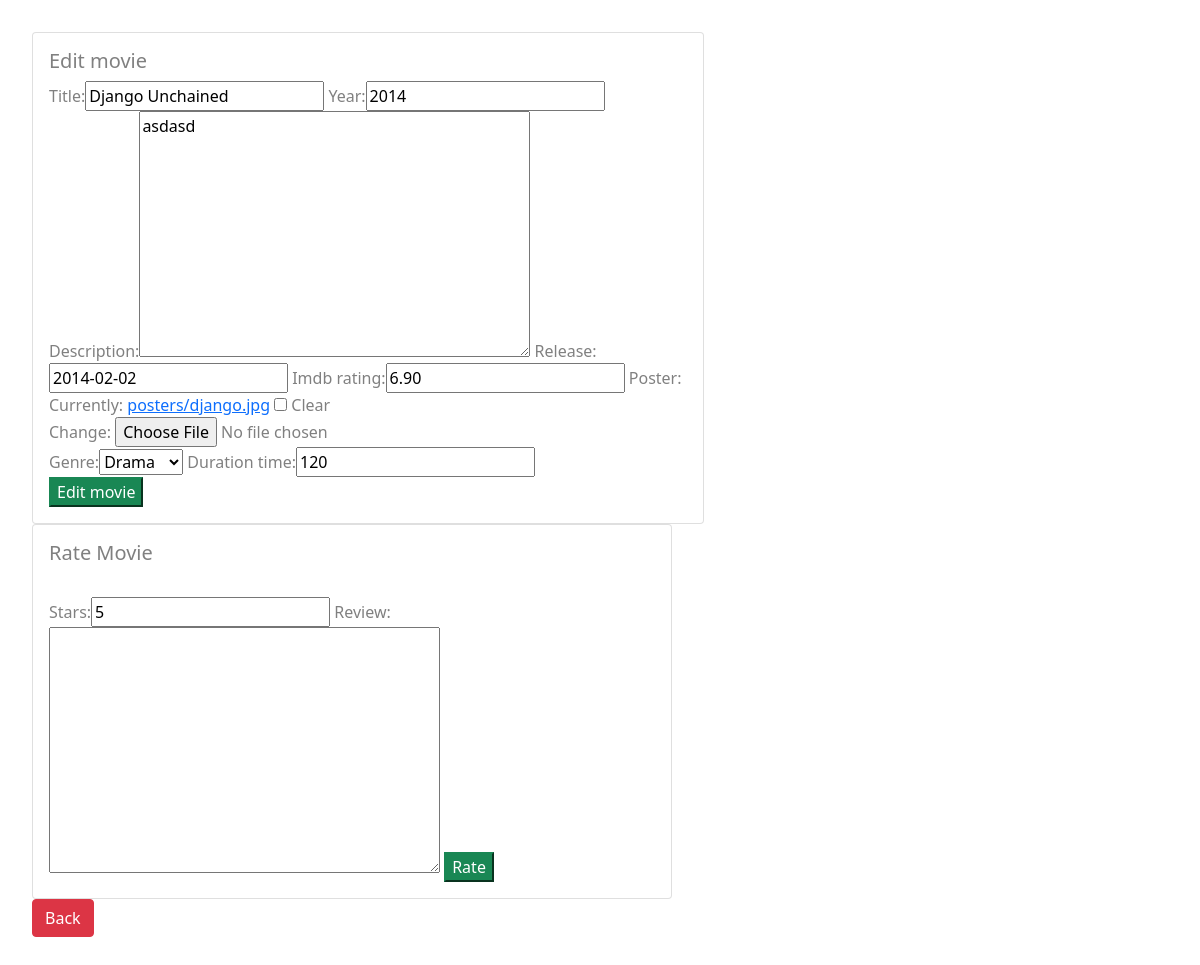
The app's page /films/edit/5/ (signed in), older data.
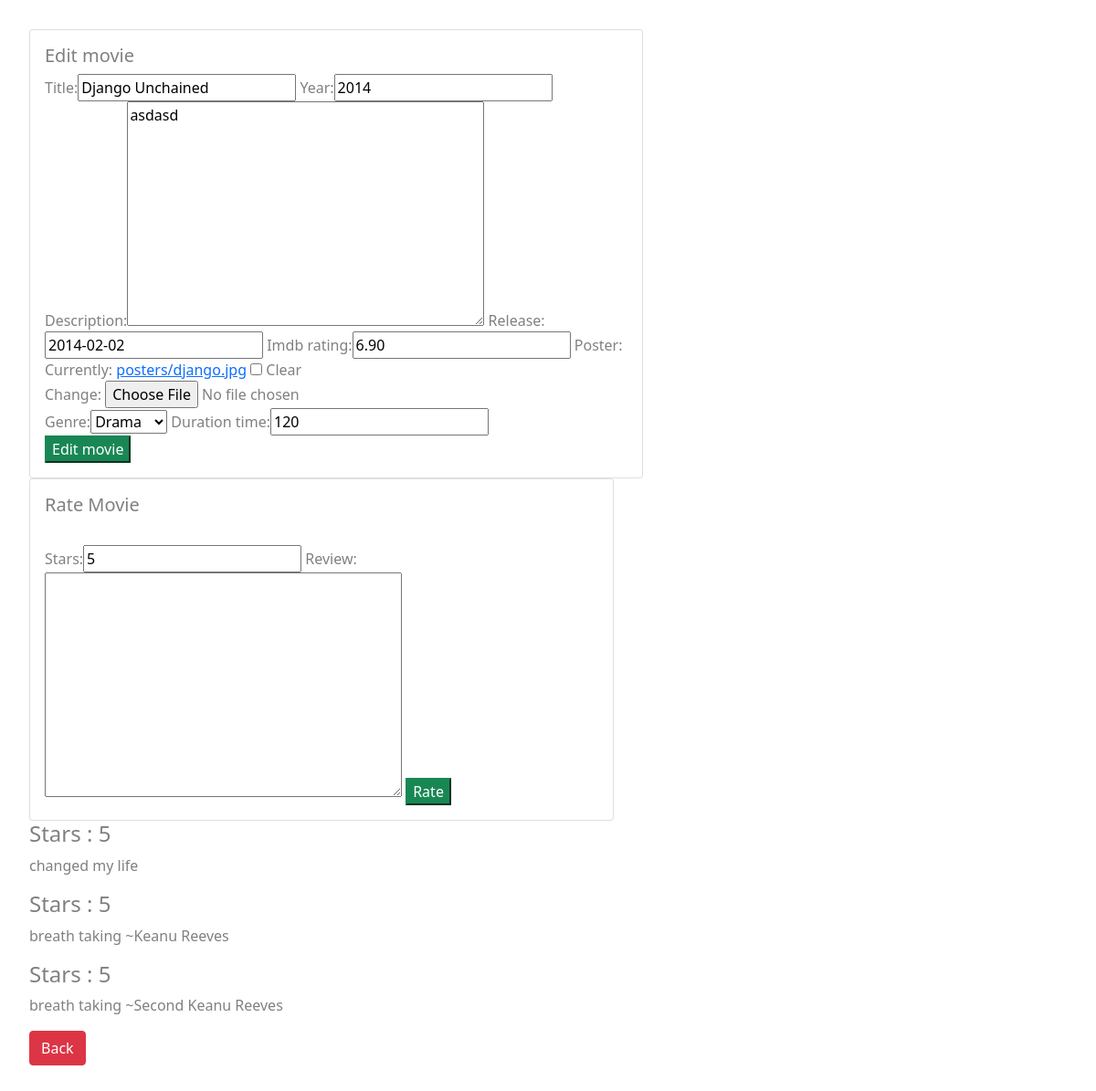
The same page, newer data.
### appImdbTutorial/models.py (models this page shows, shortened)
class Film(models.Model) :
    title = models.CharField(max_length=64, blank=False, unique=True) #Text
    year = models.PositiveSmallIntegerField(default=2000)
    description = models.TextField(default='')
    release = models.DateField(null=True, blank=True)
    imdb_rating = models.DecimalField(max_digits=4, decimal_places=2, null=True, blank=True)
    poster = models.ImageField(upload_to='posters', null=True, blank=True)
    additional_info = models.OneToOneField(AdditionalInfo, on_delete=models.CASCADE, null=True, blank=True)

class AdditionalInfo(models.Model) :
    duration_time = models.PositiveSmallIntegerField(default=0)
    __GENRE = {
        (0, 'Else'),
        (1, 'Horror'),
        (2, 'Comedy'),
        (3, 'Sci-fi'),
        (4, 'Drama')
    }
    genre = models.PositiveSmallIntegerField(default=0, choices=__GENRE)

class Rating(models.Model) :
    review = models.TextField(default='', blank=True)
    stars = models.SmallIntegerField(default=5)
    film = models.ForeignKey(Film, on_delete=models.CASCADE)

### appImdbTutorial/views.py (the view)
# urls.py: path('edit/<int:id>/', edit_movie, name='edit_movie'),
@login_required
def edit_movie(request, id) :
    if_new = False
    movie = get_object_or_404(Film, pk=id) # no primary key in our model
    reviews = Rating.objects.filter(film=movie)
    actors = movie.actors.all() #actors is related name =
    try :
        info = AdditionalInfo.objects.get(film = movie.id) # If no value is added in the models.py the dault will be lower casae name of the model
    except AdditionalInfo.DoesNotExist :
        info = None
    form_film = FilmForm(request.POST or None, request.FILES or None, instance=movie)
    form_info = AdditionalInfoForm(request.POST or None, instance=info)
    form_rati = RatingForm(request.POST or None)
    if request.method == 'POST' :
        if 'stars' in request.POST :
            rating_to_save = form_rati.save(commit=False)
            rating_to_save.film = movie
            rating_to_save.save()
    if all( (form_film.is_valid(), form_info.is_valid()) ) :
        film = form_film.save(commit=False)
        extra = form_info.save()
        film.additional_info = extra
        film.save()
        return redirect(all_movies)
    return render(request, 'movie_form.html', {'form': form_film, 'form_info': form_info, 'rating': form_rati, 'reviews': reviews, 'isNew': if_new})

### appImdbTutorial/forms.py
class FilmForm(ModelForm) :
    class Meta:
        model = Film
        fields = ['title', 'year', 'description', 'release', 'imdb_rating', 'poster']

class AdditionalInfoForm(ModelForm) :
    class Meta:
        model = AdditionalInfo
        fields = ['genre', 'duration_time']

### templates/movie_form.html (shortened to what this page needs)
<!DOCTYPE html>
{% extends 'main.html' %}
{% load bootstrap %}
{% block page %}
    <div class="card" style="width: 42rem; float: left; margin-right: 1rem;">
        <div class="card-body">
            {% if isNew %}
                <h5 class="card-title">Add movie</h5>
            {% else %}
                <h5 class="card-title">Edit movie</h5>
            {% endif %}
            <form method="POST" enctype="multipart/form-data">
                {{ form|bootstrap }}
                <br>
                {{ form_info|bootstrap }}
                <br>
                    {% if isNew %}
                        <button type="submit" class="btn-success">Add movie</button>
                    {% else %}
                        <button type="submit" class="btn-success">Edit movie</button>
                    {% endif %}
            </form>
        </div>
    </div>
    <div class="card" style="width: 40rem;">
        <div class="card-body">
            <h5 class="card-title">Rate Movie</h5>
            <form method="POST" enctype="multipart/form-data">
                <br>
                {{ rating|bootstrap }}
                    <button type="submit" class="btn-success">Rate</button>
            </form>
        </div>
    </div>
    {% for reviews_loop in reviews %}
        <h4>Stars : {{ reviews_loop.stars }}</h4>
        <p>{{ reviews_loop.review }}</p>
    {% endfor %}
    <a href="{% url 'all_movies' %}"> <button type="submit" class="btn btn-danger">Back</button> </a>
{% endblock %}

### templates/main.html (shortened to what this page needs)
{% load static %}
<!DOCTYPE html>
<html lang="en">
<head>
    <link href="https://cdn.jsdelivr.net/npm/bootstrap@5.1.1/dist/css/bootstrap.min.css"
        rel="stylesheet">
    <link rel="stylesheet" href="{% static 'new.css' %}">
</head>
<body>
    {% block page %} {% endblock %}
</body>
</html>

### appImdbTutorial/static/new.css (style rules this page uses)
body { padding: 2rem; color:gray; }
.card { width: 36rem; }

Row changes from the older to the newer data that the page shows:
added Rating: stars "5", review "changed my life"
added Rating: stars "5", review "breath taking ~Keanu Reeves"
added Rating: stars "5", review "breath taking ~Second Keanu Reeves"
